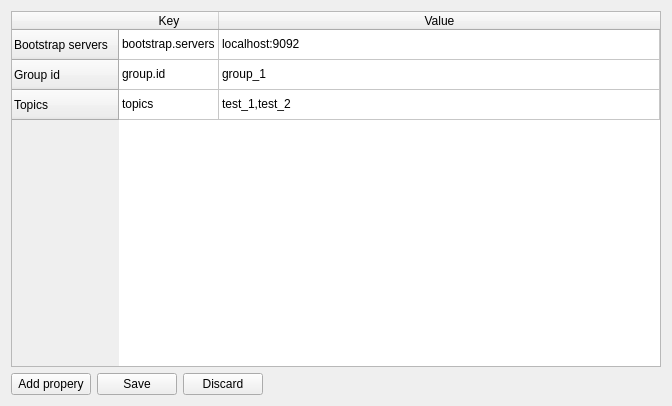
<?xml version="1.0" encoding="UTF-8"?>
<ui version="4.0">
 <class>AddKafkaConsumerForm</class>
 <widget class="QWidget" name="AddKafkaConsumerForm">
  <property name="geometry">
   <rect>
    <x>0</x>
    <y>0</y>
    <width>672</width>
    <height>406</height>
   </rect>
  </property>
  <property name="windowTitle">
   <string>Kafka Consumer Configuration</string>
  </property>
  <layout class="QVBoxLayout" name="verticalLayout_2">
   <item>
    <widget class="QTableWidget" name="kafkaConsumerPropertiesTable">
     <property name="columnCount">
      <number>2</number>
     </property>
     <attribute name="horizontalHeaderHighlightSections">
      <bool>false</bool>
     </attribute>
     <attribute name="horizontalHeaderMinimumSectionSize">
      <number>0</number>
     </attribute>
     <attribute name="horizontalHeaderStretchLastSection">
      <bool>true</bool>
     </attribute>
     <attribute name="verticalHeaderStretchLastSection">
      <bool>false</bool>
     </attribute>
     <row>
      <property name="text">
       <string>Bootstrap servers</string>
      </property>
     </row>
     <row>
      <property name="text">
       <string>Group id</string>
      </property>
     </row>
     <row>
      <property name="text">
       <string>Topics</string>
      </property>
     </row>
     <column>
      <property name="text">
       <string>Key</string>
      </property>
     </column>
     <column>
      <property name="text">
       <string>Value</string>
      </property>
     </column>
     <item row="0" column="0">
      <property name="text">
       <string>bootstrap.servers</string>
      </property>
      <property name="flags">
       <set>ItemIsSelectable|ItemIsUserCheckable|ItemIsEnabled</set>
      </property>
     </item>
     <item row="0" column="1">
      <property name="text">
       <string>localhost:9092</string>
      </property>
      <property name="flags">
       <set>ItemIsSelectable|ItemIsEditable|ItemIsUserCheckable|ItemIsEnabled</set>
      </property>
     </item>
     <item row="1" column="0">
      <property name="text">
       <string>group.id</string>
      </property>
      <property name="flags">
       <set>ItemIsSelectable|ItemIsUserCheckable|ItemIsEnabled</set>
      </property>
     </item>
     <item row="1" column="1">
      <property name="text">
       <string>group_1</string>
      </property>
      <property name="flags">
       <set>ItemIsSelectable|ItemIsEditable|ItemIsUserCheckable|ItemIsEnabled</set>
      </property>
     </item>
     <item row="2" column="0">
      <property name="text">
       <string>topics</string>
      </property>
      <property name="flags">
       <set>ItemIsSelectable|ItemIsUserCheckable|ItemIsEnabled</set>
      </property>
     </item>
     <item row="2" column="1">
      <property name="text">
       <string>test_1,test_2</string>
      </property>
      <property name="flags">
       <set>ItemIsSelectable|ItemIsEditable|ItemIsUserCheckable|ItemIsEnabled</set>
      </property>
     </item>
    </widget>
   </item>
   <item>
    <layout class="QHBoxLayout" name="horizontalLayout">
     <item>
      <widget class="QPushButton" name="addPropertyRowButton">
       <property name="text">
        <string>Add propery</string>
       </property>
      </widget>
     </item>
     <item>
      <widget class="QPushButton" name="saveButton">
       <property name="text">
        <string>Save</string>
       </property>
      </widget>
     </item>
     <item>
      <widget class="QPushButton" name="discardButton">
       <property name="text">
        <string>Discard</string>
       </property>
      </widget>
     </item>
     <item>
      <spacer name="horizontalSpacer">
       <property name="orientation">
        <enum>Qt::Horizontal</enum>
       </property>
       <property name="sizeHint" stdset="0">
        <size>
         <width>40</width>
         <height>20</height>
        </size>
       </property>
      </spacer>
     </item>
    </layout>
   </item>
  </layout>
 </widget>
 <resources/>
 <connections/>
</ui>
